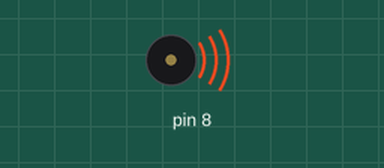
The sketch below on a simulated Arduino Uno, built with avr-gcc and run on an emulated ATmega328P. On the bench: buzzer (waves = sounding).

Above: at 0.1 s.
Timing chart, 0 to 1.6 s (numbered marks = the images above):
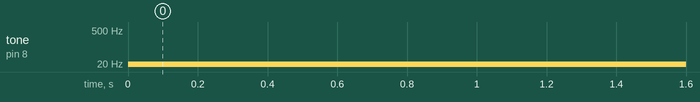

Measured:
- by itself, tone on pin 8: silent → 5 Hz at 0.00 s

The sketch:

CougarVirusSensorTone.ino
```cpp
void setup() {
  pinMode(8, OUTPUT);
}

void loop() {
  tone(8, 5);
}
```
